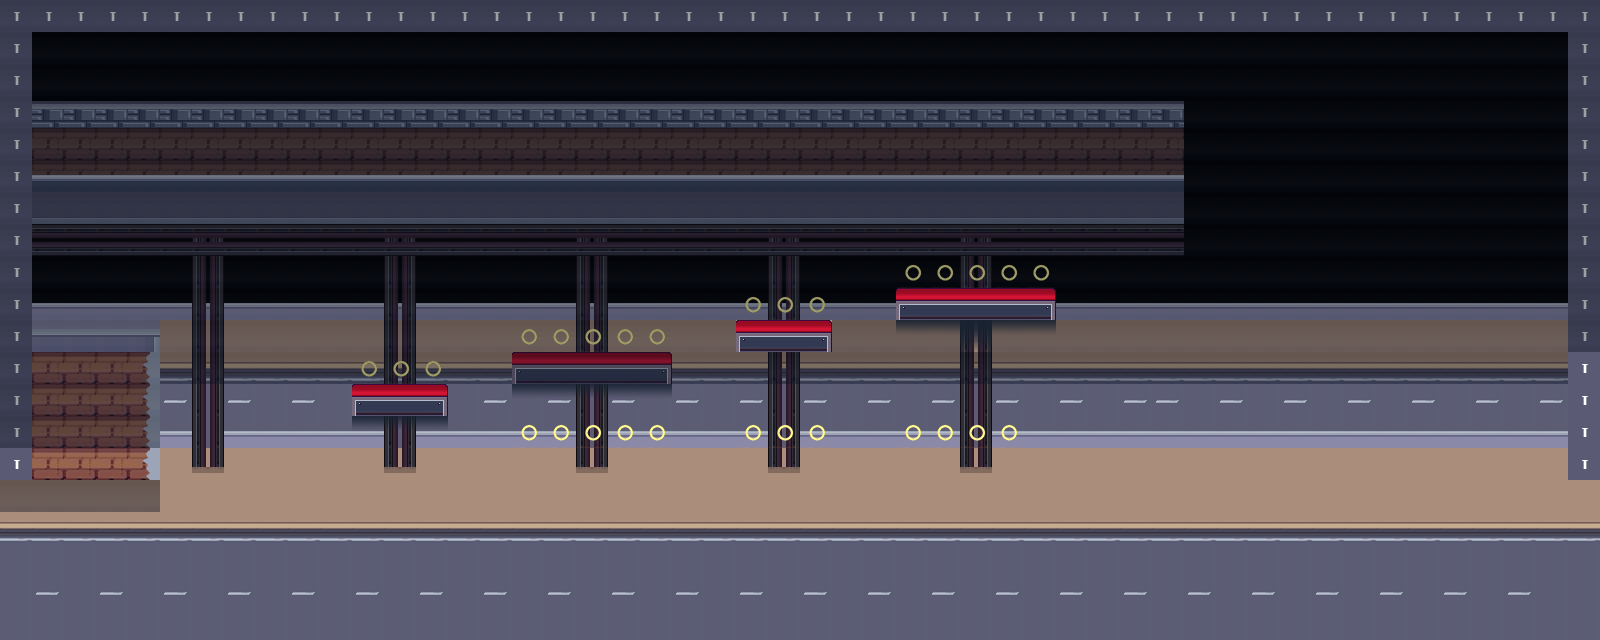

This game map was drawn from its Tiled (.tmx) file and the tilesets committed beside it. A one-line description and the trimmed map source follow:
An orthogonal 50x20 tile map with 32x32 px tiles, 4 tile layers (NoCollide2, NoCollide1, Collide, nocollide3), 2 tilesets.

<map version="1.4" tiledversion="1.4.2" orientation="orthogonal" renderorder="right-down" width="50" height="20" tilewidth="32" tileheight="32" infinite="0" nextlayerid="5" nextobjectid="1">
 <editorsettings>
  <export target="../new_level1.json" format="json" />
 </editorsettings>
 <tileset firstgid="1" source="tiles/new_ciudad_tiles.tsx" />
 <tileset firstgid="436" source="tiles/new_buildingTiles.tsx" />
 <layer id="3" name="NoCollide2" width="50" height="20">
  <data>[1000 cells, 372 non-empty, 8 distinct tile ids]</data>
 </layer>
 <layer id="2" name="NoCollide1" width="50" height="20">
  <data>[1000 cells, 257 non-empty, 11 distinct tile ids]</data>
 </layer>
 <layer id="1" name="Collide" width="50" height="20">
  <data>[1000 cells, 372 non-empty, 9 distinct tile ids]</data>
 </layer>
 <layer id="4" name="nocollide3" width="50" height="20">
  <data>[1000 cells, 614 non-empty, 3 distinct tile ids]</data>
 </layer>
</map>
